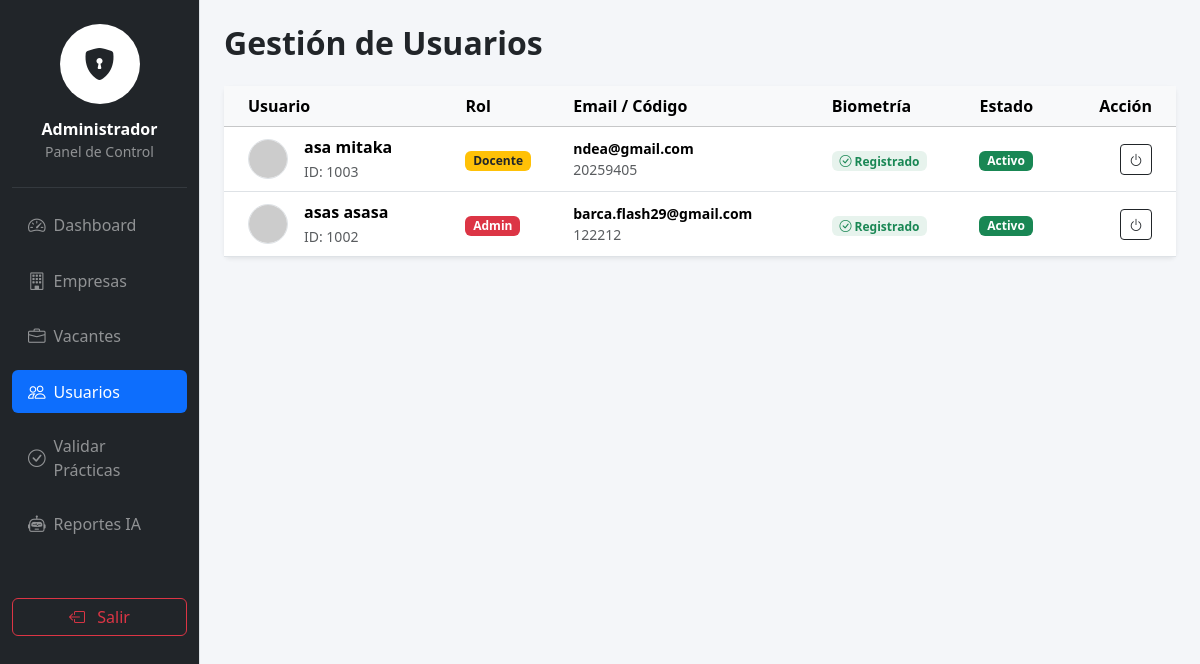
Page /public/admin/users (signed in) on the committed database.
### tables this page shows
CREATE TABLE `users` (
  `id` int(11) NOT NULL,
  `nombres` varchar(100) NOT NULL,
  `apellidos` varchar(100) DEFAULT NULL,
  `email` varchar(150) NOT NULL,
  `password` varchar(255) NOT NULL,
  `codigo` varchar(20) DEFAULT NULL,
  `telefono` varchar(20) DEFAULT NULL,
  `rol` enum('estudiante','docente','admin') NOT NULL DEFAULT 'estudiante',
  `foto_perfil` varchar(255) DEFAULT NULL,
  `foto_biometria` varchar(255) DEFAULT NULL,
  `face_descriptor` text DEFAULT NULL,
  `activo` tinyint(1) DEFAULT 1,
  `created_at` timestamp NOT NULL DEFAULT current_timestamp()
);

### app/Config/Database.php (called while the page is built, shortened)
<?php
class Database {
    private $host = "localhost";
    private $db_name = "sistema_unificado";
    private $username = "root";
    private $password = "";
    private $charset = "utf8mb4";
    public function getConnection() {
        $this->conn = null;
        $dsn = "mysql:host=" . $this->host . ";dbname=" . $this->db_name . ";charset=" . $this->charset;
        $options = [
            PDO::ATTR_ERRMODE            => PDO::ERRMODE_EXCEPTION,
            PDO::ATTR_DEFAULT_FETCH_MODE => PDO::FETCH_ASSOC,
            PDO::ATTR_EMULATE_PREPARES   => false,
        ];
        try {
            $this->conn = new PDO($dsn, $this->username, $this->password, $options);
        } catch(PDOException $exception) {
            echo "Error de Conexión: " . $exception->getMessage();
        }
        return $this->conn;
    }
}
?>

### app/Controllers/AdminController.php (called while the page is built, shortened)
<?php
require_once __DIR__ . '/../Config/Database.php';
class AdminController {
    private $db;
    public function __construct() {
        $this->db = (new Database())->getConnection();
    }
    public function users() {
        $stmt = $this->db->query("SELECT * FROM users ORDER BY created_at DESC");
        $usuarios = $stmt->fetchAll(PDO::FETCH_ASSOC);
        $page = 'users';
        include '../app/Views/admin/users.php';
    }
}
?>

### app/Views/admin/users.php (the view, shortened to what this page needs)
<?php include '../app/Views/layouts/header.php'; ?>
<div class="container-fluid">
    <div class="row">
        <?php include '../app/Views/layouts/admin_sidebar.php'; ?>
        <div class="col-md-10 p-4" style="background-color: #f4f6f9;">
            <h2 class="fw-bold text-dark mb-4">Gestión de Usuarios</h2>
            <div class="card border-0 shadow-sm">
                <div class="card-body p-0">
                    <div class="table-responsive">
                        <table class="table table-hover align-middle mb-0">
                            <thead class="table-light">
                                <tr>
                                    <th class="ps-4">Usuario</th>
                                    <th>Rol</th>
                                    <th>Email / Código</th>
                                    <th>Biometría</th>
                                    <th>Estado</th>
                                    <th class="text-end pe-4">Acción</th>
                                </tr>
                            </thead>
                            <tbody>
                                <?php if(!empty($usuarios)): ?>
                                    <?php foreach($usuarios as $u): ?>
                                    <tr>
                                        <td class="ps-4">
                                            <div class="d-flex align-items-center">
                                                <img src="<?= !empty($u['foto_perfil']) ? BASE_URL.$u['foto_perfil'] : 'https://ui-avatars.com/api/?name='.$u['nombres'].'&background=random' ?>"
                                                     class="rounded-circle me-3 border" width="40" height="40" style="object-fit: cover;">
                                                <div>
                                                    <div class="fw-bold"><?= $u['nombres'] . ' ' . ($u['apellidos'] ?? '') ?></div>
                                                    <small class="text-muted">ID: <?= $u['id'] ?></small>
                                                </div>
                                            </div>
                                        </td>
                                        <td>
                                            <?php
                                            $rol = $u['rol'];
                                            if($rol=='admin') echo '<span class="badge bg-danger">Admin</span>';
                                            elseif($rol=='docente') echo '<span class="badge bg-warning text-dark">Docente</span>';
                                            else echo '<span class="badge bg-info text-dark">Estudiante</span>';
                                            ?>
                                        </td>
                                        <td>
                                            <div class="small fw-semibold"><?= $u['email'] ?></div>
                                            <div class="small text-muted"><?= $u['codigo'] ?? '-' ?></div>
                                        </td>
                                        <td>
                                            <?php if(!empty($u['face_descriptor'])): ?>
                                                <span class="badge bg-success bg-opacity-10 text-success"><i class="bi bi-check-circle"></i> Registrado</span>
                                            <?php else: ?>
                                                <span class="badge bg-light text-muted border">Pendiente</span>
                                            <?php endif; ?>
                                        </td>
                                        <td>
                                            <?php if($u['activo']): ?>
                                                <span class="badge bg-success">Activo</span>
                                            <?php else: ?>
                                                <span class="badge bg-secondary">Inactivo</span>
                                            <?php endif; ?>
                                        </td>
                                        <td class="text-end pe-4">
                                            <a href="<?= BASE_URL ?>admin/toggle_user_status?id=<?= $u['id'] ?>"
                                               class="btn btn-sm btn-outline-dark"
                                               title="Cambiar Estado">
                                                <i class="bi bi-power"></i>
                                            </a>
                                        </td>
                                    </tr>
                                    <?php endforeach; ?>
                                <?php endif; ?>
                            </tbody>
                        </table>
                    </div>
                </div>
            </div>
        </div>
    </div>
</div>
<?php include '../app/Views/layouts/footer.php'; ?>

### public/index.php (shortened to what this page needs)
<?php
require_once '../app/Config/Database.php';
$url = isset($_GET['url']) ? $_GET['url'] : 'auth/login';
$url = rtrim($url, '/');
$arrUrl = explode('/', $url);
$controllerName = isset($arrUrl[0]) ? ucfirst($arrUrl[0]) . 'Controller' : 'AuthController';
$method = isset($arrUrl[1]) ? $arrUrl[1] : 'index';
$path = '../app/Controllers/' . $controllerName . '.php';
if (file_exists($path)) {
    $controller = new $controllerName();
    if (method_exists($controller, $method)) {
        unset($arrUrl[0]);
        unset($arrUrl[1]);
        $params = array_values($arrUrl);
        call_user_func_array([$controller, $method], $params);
    } else {
        echo "Error 404: El método '$method' no existe en $controllerName";
    }
} else {
    echo "Error 404: El controlador '$controllerName' no se encuentra en $path";
}
?>

### app/Views/layouts/header.php (shortened to what this page needs)
<!DOCTYPE html>
<html lang="es">
<head>
    <link href="https://cdn.jsdelivr.net/npm/bootstrap@5.3.3/dist/css/bootstrap.min.css" rel="stylesheet">
    <link rel="stylesheet" href="https://cdn.jsdelivr.net/npm/bootstrap-icons@1.11.3/font/bootstrap-icons.min.css">
</head>
<body>

### app/Views/layouts/admin_sidebar.php (shortened to what this page needs)
<div class="col-md-2 bg-dark text-white sidebar py-4 d-none d-md-block" style="min-height: 100vh; position: sticky; top: 0;">
    <div class="text-center mb-4">
        <div class="bg-white text-dark rounded-circle mx-auto d-flex align-items-center justify-content-center mb-3" style="width: 80px; height: 80px; font-size: 2rem;">
            <i class="bi bi-shield-lock-fill"></i>
        </div>
        <h6 class="fw-bold mb-0">Administrador</h6>
        <small class="text-white-50">Panel de Control</small>
    </div>
    <hr class="border-secondary my-3">
    <div class="nav flex-column nav-pills gap-2">
        <a href="<?= BASE_URL ?>admin/dashboard"
           class="nav-link d-flex align-items-center gap-2 <?= (isset($page) && $page == 'dashboard') ? 'active bg-primary text-white' : 'text-white-50' ?>">
            <i class="bi bi-speedometer2"></i>
            <span>Dashboard</span>
        </a>
        <a href="<?= BASE_URL ?>admin/companies"
           class="nav-link d-flex align-items-center gap-2 <?= (isset($page) && $page == 'companies') ? 'active bg-primary text-white' : 'text-white-50' ?>">
            <i class="bi bi-building"></i>
            <span>Empresas</span>
        </a>
        <a href="<?= BASE_URL ?>admin/vacancies"
           class="nav-link d-flex align-items-center gap-2 <?= (isset($page) && $page == 'vacancies') ? 'active bg-primary text-white' : 'text-white-50' ?>">
            <i class="bi bi-briefcase"></i>
            <span>Vacantes</span>
        </a>
        <a href="<?= BASE_URL ?>admin/users"
           class="nav-link d-flex align-items-center gap-2 <?= (isset($page) && $page == 'users') ? 'active bg-primary text-white' : 'text-white-50' ?>">
            <i class="bi bi-people"></i>
            <span>Usuarios</span>
        </a>
        <a href="<?= BASE_URL ?>admin/validate_practices"
           class="nav-link d-flex align-items-center gap-2 <?= (isset($page) && $page == 'validate_practices') ? 'active bg-primary text-white' : 'text-white-50' ?>">
            <i class="bi bi-check-circle"></i>
            <span>Validar Prácticas</span>
        </a>
        <a href="<?= BASE_URL ?>admin/ai_reports"
           class="nav-link d-flex align-items-center gap-2 <?= (isset($page) && $page == 'ai_reports') ? 'active bg-primary text-white' : 'text-white-50' ?>">
            <i class="bi bi-robot"></i>
            <span>Reportes IA</span>
        </a>
    </div>
    <div class="mt-auto pt-5 text-center">
        <a href="<?= BASE_URL ?>auth/logout" class="btn btn-outline-danger w-100">
            <i class="bi bi-box-arrow-left me-2"></i> Salir
        </a>
    </div>
</div>

### app/Views/layouts/footer.php (shortened to what this page needs)
</body>
</html>

### app/Views/layouts/header.php (style rules this page uses)
body { font-family: 'Segoe UI', Tahoma, Geneva, Verdana, sans-serif; background-color: #f8f9fa; }
.sidebar { background: white; min-height: 100vh; border-right: 1px solid #dee2e6; }
.nav-link { border-radius: 5px; margin-bottom: 5px; color: #333; }
.nav-link.active { background-color: #0d6efd; color: white !important; }

### app/Views/layouts/admin_sidebar.php (style rules this page uses)
.nav-link.active { background-color: #0d6efd !important; color: white !important; font-weight: 500; }
.nav-link i { font-size: 1.1rem; }

### rows in the picture
users: nombres "asa", apellidos "mitaka", id "1003", rol "Docente", email "ndea@gmail.com", codigo "20259405", shows "Registrado", activo "Activo"
users: nombres "asas", apellidos "asasa", id "1002", rol "Admin", email "barca.flash29@gmail.com", codigo "122212", shows "Registrado", activo "Activo"
